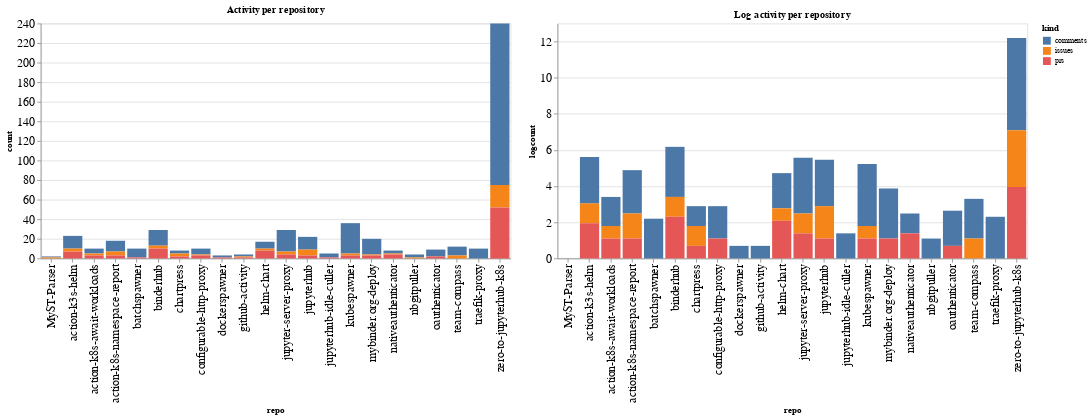

The notebook cell saved with this chart:
### Code cell
ch1 = alt.Chart(repo_summaries, width=600, title="Activity per repository").mark_bar().encode(
    x='repo',
    y='count',
    color='kind',
    tooltip="kind"
)

ch2 = alt.Chart(repo_summaries, width=600, title="Log activity per repository").mark_bar().encode(
    x='repo',
    y='logcount',
    color='kind',
    tooltip="kind"
)

ch1 | ch2

### Figure 1 — Vega-Lite specification as saved in the notebook (floating-point values rounded to 4 significant figures)
{"config": {"axisLeft": {"labelFontSize": 15}, "axisBottom": {"labelFontSize": 15}}, "hconcat": [{"mark": "bar", "encoding": {"color": {"type": "nominal", "field": "kind"}, "tooltip": {"type": "nominal", "field": "kind"}, "x": {"type": "nominal", "field": "repo"}, "y": {"type": "quantitative", "field": "count"}}, "title": "Activity per repository", "width": 600}, {"mark": "bar", "encoding": {"color": {"type": "nominal", "field": "kind"}, "tooltip": {"type": "nominal", "field": "kind"}, "x": {"type": "nominal", "field": "repo"}, "y": {"type": "quantitative", "field": "logcount"}}, "title": "Log activity per repository", "width": 600}], "data": {"name": "data-413241c2e5492ce1d90cbf157343347a"}, "$schema": "https://vega.github.io/schema/vega-lite/v4.8.1.json", "datasets": {"data-413241c2e5492ce1d90cbf157343347a": [{"repo": "MyST-Parser", "kind": "comments", "count": 1, "logcount": 0.0}, {"repo": "MyST-Parser", "kind": "issues", "count": 1, "logcount": 0.0}, {"repo": "action-k3s-helm", "kind": "comments", "count": 13, "logcount": 2.565}, {"repo": "action-k3s-helm", "kind": "issues", "count": 3, "logcount": 1.099}, {"repo": "action-k3s-helm", "kind": "prs", "count": 7, "logcount": 1.946}, {"repo": "action-k8s-await-workloads", "kind": "comments", "count": 5, "logcount": 1.609}, {"repo": "action-k8s-await-workloads", "kind": "issues", "count": 2, "logcount": 0.6931}, {"repo": "action-k8s-await-workloads", "kind": "prs", "count": 3, "logcount": 1.099}, {"repo": "action-k8s-namespace-report", "kind": "comments", "count": 11, "logcount": 2.398}, {"repo": "action-k8s-namespace-report", "kind": "issues", "count": 4, "logcount": 1.386}, {"repo": "action-k8s-namespace-report", "kind": "prs", "count": 3, "logcount": 1.099}, {"repo": "batchspawner", "kind": "comments", "count": 9, "logcount": 2.197}, {"repo": "batchspawner", "kind": "prs", "count": 1, "logcount": 0.0}, {"repo": "binderhub", "kind": "comments", "count": 16, "logcount": 2.773}, {"repo": "binderhub", "kind": "issues", "count": 3, "logcount": 1.099}, {"repo": "binderhub", "kind": "prs", "count": 10, "logcount": 2.303}, {"repo": "chartpress", "kind": "comments", "count": 3, "logcount": 1.099}, {"repo": "chartpress", "kind": "issues", "count": 3, "logcount": 1.099}, {"repo": "chartpress", "kind": "prs", "count": 2, "logcount": 0.6931}, {"repo": "configurable-http-proxy", "kind": "comments", "count": 6, "logcount": 1.792}, {"repo": "configurable-http-proxy", "kind": "issues", "count": 1, "logcount": 0.0}, {"repo": "configurable-http-proxy", "kind": "prs", "count": 3, "logcount": 1.099}, {"repo": "dockerspawner", "kind": "comments", "count": 2, "logcount": 0.6931}, {"repo": "dockerspawner", "kind": "prs", "count": 1, "logcount": 0.0}, {"repo": "github-activity", "kind": "comments", "count": 2, "logcount": 0.6931}, {"repo": "github-activity", "kind": "issues", "count": 1, "logcount": 0.0}, {"repo": "github-activity", "kind": "prs", "count": 1, "logcount": 0.0}, {"repo": "helm-chart", "kind": "comments", "count": 7, "logcount": 1.946}, {"repo": "helm-chart", "kind": "issues", "count": 2, "logcount": 0.6931}, {"repo": "helm-chart", "kind": "prs", "count": 8, "logcount": 2.079}, {"repo": "jupyter-server-proxy", "kind": "comments", "count": 22, "logcount": 3.091}, {"repo": "jupyter-server-proxy", "kind": "issues", "count": 3, "logcount": 1.099}, {"repo": "jupyter-server-proxy", "kind": "prs", "count": 4, "logcount": 1.386}, {"repo": "jupyterhub", "kind": "comments", "count": 13, "logcount": 2.565}, {"repo": "jupyterhub", "kind": "issues", "count": 6, "logcount": 1.792}, {"repo": "jupyterhub", "kind": "prs", "count": 3, "logcount": 1.099}, {"repo": "jupyterhub-idle-culler", "kind": "comments", "count": 4, "logcount": 1.386}, {"repo": "jupyterhub-idle-culler", "kind": "prs", "count": 1, "logcount": 0.0}, {"repo": "kubespawner", "kind": "comments", "count": 31, "logcount": 3.434}, {"repo": "kubespawner", "kind": "issues", "count": 2, "logcount": 0.6931}, {"repo": "kubespawner", "kind": "prs", "count": 3, "logcount": 1.099}, {"repo": "mybinder.org-deploy", "kind": "comments", "count": 16, "logcount": 2.773}, {"repo": "mybinder.org-deploy", "kind": "issues", "count": 1, "logcount": 0.0}, {"repo": "mybinder.org-deploy", "kind": "prs", "count": 3, "logcount": 1.099}, {"repo": "nativeauthenticator", "kind": "comments", "count": 3, "logcount": 1.099}, {"repo": "nativeauthenticator", "kind": "issues", "count": 1, "logcount": 0.0}, {"repo": "nativeauthenticator", "kind": "prs", "count": 4, "logcount": 1.386}, {"repo": "nbgitpuller", "kind": "comments", "count": 3, "logcount": 1.099}, {"repo": "nbgitpuller", "kind": "issues", "count": 1, "logcount": 0.0}, {"repo": "oauthenticator", "kind": "comments", "count": 7, "logcount": 1.946}, {"repo": "oauthenticator", "kind": "prs", "count": 2, "logcount": 0.6931}, {"repo": "team-compass", "kind": "comments", "count": 9, "logcount": 2.197}, {"repo": "team-compass", "kind": "issues", "count": 3, "logcount": 1.099}, {"repo": "traefik-proxy", "kind": "comments", "count": 10, "logcount": 2.303}, {"repo": "zero-to-jupyterhub-k8s", "kind": "comments", "count": 165, "logcount": 5.106}, {"repo": "zero-to-jupyterhub-k8s", "kind": "issues", "count": 23, "logcount": 3.135}, {"repo": "zero-to-jupyterhub-k8s", "kind": "prs", "count": 52, "logcount": 3.951}]}}
